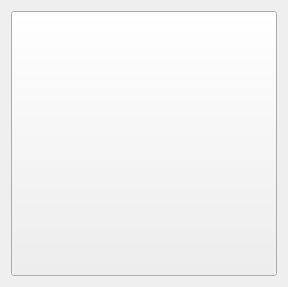
<?xml version="1.0" encoding="UTF-8"?>
<ui version="4.0">
 <class>ThemeSelect</class>
 <widget class="QWidget" name="ThemeSelect">
  <property name="geometry">
   <rect>
    <x>0</x>
    <y>0</y>
    <width>278</width>
    <height>278</height>
   </rect>
  </property>
  <property name="windowTitle">
   <string>Form</string>
  </property>
  <layout class="QHBoxLayout" name="horizontalLayout">
   <item>
    <widget class="QToolButton" name="toolButton">
     <property name="icon">
      <iconset resource="themeselect.qrc">
       <normaloff>:/data/layers.png</normaloff>:/data/layers.png</iconset>
     </property>
     <property name="iconSize">
      <size>
       <width>258</width>
       <height>258</height>
      </size>
     </property>
    </widget>
   </item>
  </layout>
 </widget>
 <resources>
  <include location="themeselect.qrc"/>
 </resources>
 <connections/>
</ui>
